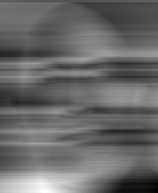
#> input picture dwayne-3d.png, 158 x 193 px
$ python pic3d.py dwayne-3d.png
#> lines starting #> are read from the running program, lines starting #| are printed output that depends on the picture
from PIL import Image
import sys

input_filename = sys.argv[1]
output_filename = input_filename.split('.')[0] + '-3d.png'
img = Image.open(input_filename)
#> img is the input picture: PIL image 158x193 RGB; min 0, max 255, mean 104.3

if type(img.getpixel((0, 0))) == int:
    values = [
        [
            img.getpixel((x, y))
            for x in range(img.width)
        ]
        for y in range(img.height)
    ]
else:
    values = [
        [
            sum(img.getpixel((x, y)))
            for x in range(img.width)
        ]
        for y in range(img.height)
    ]
#> values = 193 items

def normalized(values):
    max_val = max(v for row in values for v in row)
#> max_val = 765
    min_val = min(v for row in values for v in row)
#> min_val = 0

    return [
        [
            (v - min_val) / (max_val - min_val)
            for v in row
        ]
        for row in values
    ]

values = normalized(values)

def row2heightmap(l, inc):
    total = sum(l)
    res = [0]
    s = 0
    for x in l:
        s += x + inc
        res.append(s)
    offset = -s/2
    return [r+offset for r in res]

inc = -sum(v for row in values for v in row) / len(values) / len(values[0])
#> inc = -0.409
height_map = [row2heightmap(row, inc) for row in values]
#> the loop in row2heightmap, `for x in l:` made 158 passes
#> s on passes 1 to 3: -0.0366, -0.0733, -0.114
#> after the loop in row2heightmap, `for x in l:`: res = 159 values, max 0 at index 0, min -10.34 at index 158, mean -5.17; s = -10.34
#> in row2heightmap, `offset = -s/2`: offset = 5.17
#> the loop in row2heightmap (call 2), `for x in l:` made 158 passes
#> s on passes 1 to 3: -0.0445, -0.089, -0.137
height_map = normalized(height_map)

out_img = Image.new('RGB', (len(height_map[0]), len(height_map)))
#> out_img: PIL image 159x193 RGB; every value is 0
for y, row in enumerate(height_map):
    for x, h in enumerate(row):
        c = int(255.5*h)
        out_img.putpixel((x, y), (c,c,c))
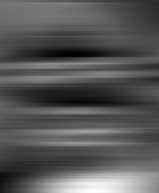
#> out_img: PIL image 159x193 RGB; min 0, max 255, mean 87.3

out_img.save(output_filename)
